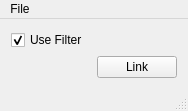
<?xml version="1.0" encoding="UTF-8"?>
<ui version="4.0">
 <class>MainWindow</class>
 <widget class="QMainWindow" name="MainWindow">
  <property name="geometry">
   <rect>
    <x>0</x>
    <y>0</y>
    <width>188</width>
    <height>103</height>
   </rect>
  </property>
  <property name="windowTitle">
   <string>B-Alert Connector</string>
  </property>
  <widget class="QWidget" name="centralWidget">
   <layout class="QVBoxLayout" name="verticalLayout">
    <item>
     <widget class="QCheckBox" name="useFilter">
      <property name="text">
       <string>Use Filter</string>
      </property>
      <property name="checked">
       <bool>true</bool>
      </property>
     </widget>
    </item>
    <item>
     <layout class="QHBoxLayout" name="horizontalLayout">
      <item>
       <spacer name="horizontalSpacer">
        <property name="orientation">
         <enum>Qt::Horizontal</enum>
        </property>
        <property name="sizeHint" stdset="0">
         <size>
          <width>40</width>
          <height>20</height>
         </size>
        </property>
       </spacer>
      </item>
      <item>
       <widget class="QPushButton" name="linkButton">
        <property name="text">
         <string>Link</string>
        </property>
       </widget>
      </item>
     </layout>
    </item>
   </layout>
  </widget>
  <widget class="QMenuBar" name="menuBar">
   <property name="geometry">
    <rect>
     <x>0</x>
     <y>0</y>
     <width>188</width>
     <height>18</height>
    </rect>
   </property>
   <widget class="QMenu" name="menuFile">
    <property name="title">
     <string>File</string>
    </property>
    <addaction name="actionLoad_Configuration"/>
    <addaction name="actionSave_Configuration"/>
    <addaction name="separator"/>
    <addaction name="actionQuit_2"/>
   </widget>
   <addaction name="menuFile"/>
  </widget>
  <widget class="QStatusBar" name="statusBar"/>
  <action name="actionLoad_Configuration">
   <property name="text">
    <string>Load Configuration</string>
   </property>
  </action>
  <action name="actionSave_Configuration">
   <property name="text">
    <string>Save Configuration</string>
   </property>
  </action>
  <action name="actionQuit">
   <property name="text">
    <string>Quit</string>
   </property>
  </action>
  <action name="actionQuit_2">
   <property name="text">
    <string>Quit</string>
   </property>
  </action>
 </widget>
 <layoutdefault spacing="6" margin="11"/>
 <resources/>
 <connections/>
</ui>
